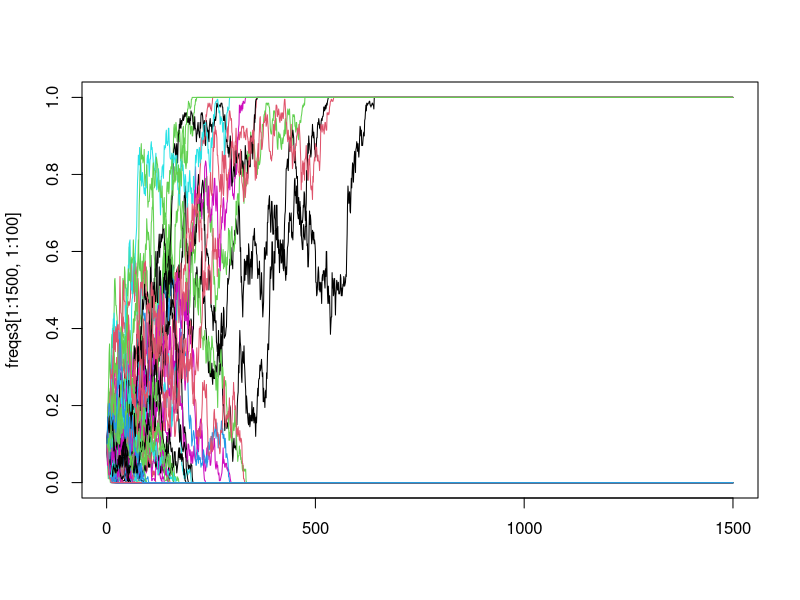
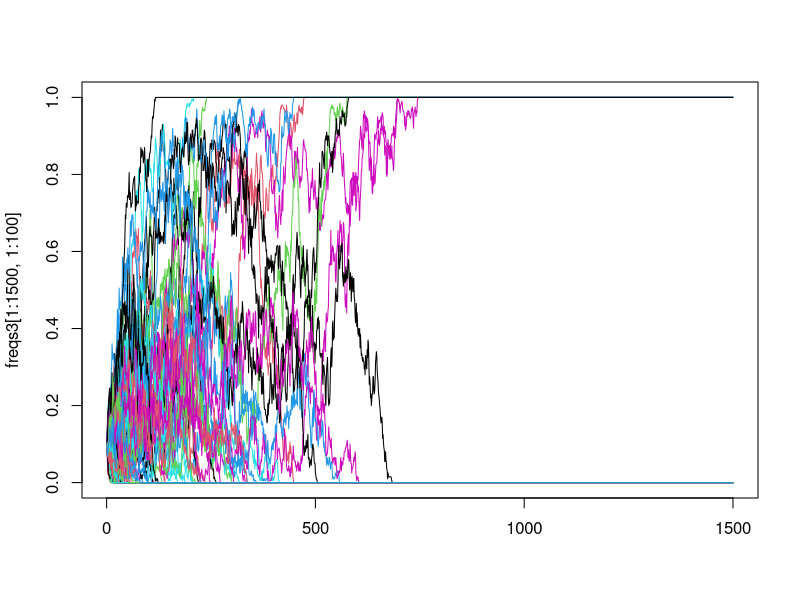
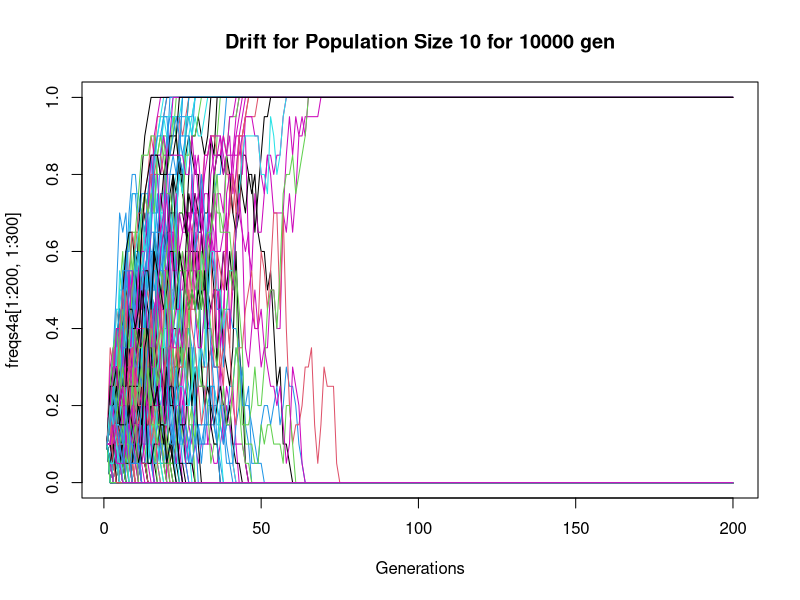
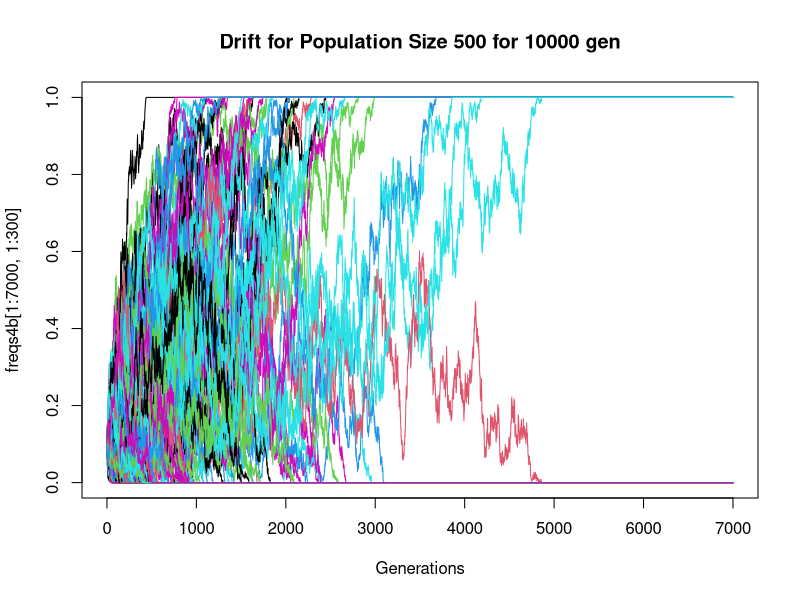
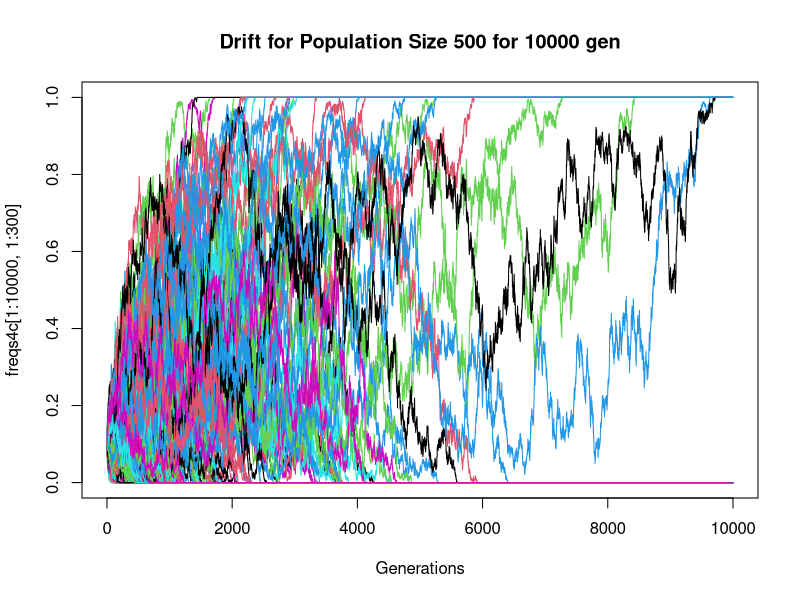

Source code (R) for these figures, in order:
#M200A GENETIC DRIFT EXERCISES,Dr. Kirk Lohmueller, Fall 2015
#Hayley Stansell
#
#
getwd()
#
?rbinom
rbinom(3,10,0.1)
#3 random vars from a binom dist. 1st draw = 1/10 success, 2nd = 2/10 success, 3rd = 0/10 success
#[1] 1 2 0
rbinom
#just the function w/ nothing returns a summary of rbinom
#
#
########################################################################################EXERCISE ONE###################
#
#What is the expected number of successes in a sample of size 10 from the binomial dist. with probability of success p=0.1? 
#First, figure this out analytically based on the formulas from class. 
#Second, write a simulation in R to confirm this. 
#
#1)Based on probability p=0.1 (1 in 10 is a success), I would expect to see approximately one success in 10 draws. 
#2)
rbinom(10, 5, 0.1)
#[1] 1 0 0 1 2 0 1 2 0 1
#[1] 0 0 2 0 1 1 0 1 0 1
rbinom(10, 1, 0.1)
#[1] 0 0 0 0 0 0 0 0 0 0
#[1] 0 0 0 0 0 0 1 0 0 0

#################################################################

#simulate genetic drift
#
#p= allele freq (at t)
#N= pop size (number of diploid individs, or number of c-somes in pop)----HERE = number of diploid individs (so, pop has 2N csomes)
#
p<- 0.1
N<- 10
count<- rbinom(1,2*N, p)
count
#[1] 2
count/(2*N)
#[1] 0.1
#
#####################################################################################EXERCISE TWO#######################
#
#Write an R-function that simulates T generations of genetic drift for L independent SNPs. 
#Keep track of allele freq's of each of the L-SNPs in each of the T-generations. 
#All SNPs should start in the initial generation at frequency "p"
#
#Hint: Initialize a matrix to keep track of the freqs in each generation:
# T<- 5 
# L<- 3
# freqs<- matrix(nrow=T,ncol=L) #sets up framework for matrix to get allel freqs each generation.
#                                 each ROW is a generation, each COLUMN is a SNP
#Hint: First row of this matrix can/should have the initial allele frequency (p). 
#       Write a loop that will iterate through each generation and perform binom sampling.
#
T<- 8
L<- 3
freqs<- matrix(nrow = T, ncol = L)
freqs
#success!
#saying that pInitial(or pPrev)=0.25, N(size)=100 individuals, n(aka L)= 3 indept. SNPs
#so, pCurrent= count/(2N), and count= rbinom(3, 2*100, pPrev) for each. pCurrent becomes pPrev each new generation
#pPrev is all SNPs having p of 0.25
freqs[1,]<-0.25
freqs[1,]
N<-100
for(i in 2:T){
  count<- rbinom(L,2*N, freqs[(i-1),])
  freqNew<-(count/(2*N))
  freqs[i,]<-freqNew
}
freqs
#[,1]  [,2]  [,3]
#[1,] 0.250 0.250 0.250
#[2,] 0.295 0.280 0.265
#[3,] 0.310 0.300 0.275
#[4,] 0.270 0.370 0.235
#[5,] 0.305 0.365 0.230
#[6,] 0.405 0.350 0.210
#[7,] 0.475 0.310 0.250
#[8,] 0.510 0.260 0.285
#
#
#############################################################################################EXERCISE THREE###################
#
#Use the function just written to simulate drift with these parameters:
N<-100
L<-1000
T<-10000
p<-0.1
#
#
freqs3<- matrix(nrow = T, ncol = L)
freqs3
#success!
#saying that pInitial(or pPrev)=0.25, N(size)=100 individuals, n(aka L)= 3 indept. SNPs
#so, pCurrent= count/(2N), and count= rbinom(3, 2*100, pPrev) for each. pCurrent becomes pPrev each new generation
#pPrev is all SNPs having p of 0.25
freqs3[1,]<-0.1 #this is the pPrev(pInitial)
freqs3[1,]
for(i in 2:T){
  count<- rbinom(L,2*N, freqs3[(i-1),])
  freqNew3<-(count/(2*N))
  freqs3[i,]<-freqNew3
}
freqs3
#Success!!!
#data matrix too big to just paste here
#
#
#
###################################a) How many SNPs(L=1000) @ T=10,000 are at freq 0?
#   row=T, so at [10,000,], values = 0 --- L=0 at that point
?sum
?frequency
#frequency of zeros at [10000, ], freq that L's are zero
########################### == ----says if X == # ...if x equal to a number. So, X == 0, "tests" include < , > , and ==
sum(freqs3[10000, ] == 0) 
#[1] 906
#success!!
###################################b) How many are at frequency 1?
sum(freqs3[10000, ] == 1) 
#[1] 94
###################################c) Does this value agree with theoretical prediction for prob of fixation of a neutral?
#Yes, this supports the idea that as time progresses, a given allele will either drop out of existence 
#or become present across the whole population...becoming "fixed". 
#
#
###################################d) Make a plot of freq. trajectories for 100 SNPs. 
# 100 columns all rows .... freqs3[10000,100]
# x is 0-10000, y is 0-1
#try a small number freqs3[1000,5]

matplot(freqs3 [1:1500, 1:100], type= "l", lty = 1)
#
#
##################################dcontinued) repeat, but change p to 0.6 
N<-100
L<-1000
T<-10000
p<-0.6
#
#
freqs3<- matrix(nrow = T, ncol = L)
freqs3
#success!
#saying that pInitial(or pPrev)=0.25, N(size)=100 individuals, n(aka L)= 3 indept. SNPs
#so, pCurrent= count/(2N), and count= rbinom(3, 2*100, pPrev) for each. pCurrent becomes pPrev each new generation
#pPrev is all SNPs having p of 0.25
freqs3[1,]<-0.1 #this is the pPrev(pInitial)
freqs3[1,]
for(i in 2:T){
  count<- rbinom(L,2*N, freqs3[(i-1),])
  freqNew3<-(count/(2*N))
  freqs3[i,]<-freqNew3
}
matplot(freqs3 [1:1500, 1:100], type= "l", lty = 1)
#success
#
##################################e) How many of the 1000 SNPs are at freq 0 at T = 10000
sum(freqs3[10000, ] == 0) 
#[1] 892
##################################f) How many are at freq 1 at T = 10000
sum(freqs3[10000, ] == 1)
#[1] 108
#################################g) Does this agree with the theoretical prediction for fixation?
#Like the previous simulation, I think this agrees with the idea of fixation for a neutral allele, 
#as most of the frequencies have shifted to frequency of 0. The result is not as extreme as it was for p = 0.1
#As p approaches 0.5, transmission of alleles becomes more of a random-chance situation, so time to fixation (or probability
#of fixation) becomes longer (as the probability decreases).
#
#
#
#
#
######################################################################################EXERCISE FOUR#######################
#try using mfrow...... par (mfrow = )
#
#repeat simulation, with N=10, 500, 1000 . p = 0.1, L = 1000, T = 10000
#
#
# Make population N = 10
N<-10
L<-1000
T<-10000
p<-0.1
#
#
freqs4a<- matrix(nrow = T, ncol = L)
freqs4a
freqs4a[1,]<-0.1 #this is the pPrev(pInitial)
freqs4a[1,]
for(i in 2:T){
  count<- rbinom(L,2*N, freqs4a[(i-1),])
  freqNew4a<-(count/(2*N))
  freqs4a[i,]<-freqNew4a
}
#success! 4a
#plot 4a
matplot(freqs4a [1:200, 1:300], type= "l", lty = 1, main = "Drift for Population Size 10 for 10000 gen", xlab = "Generations")
#SUCCESS
#
#
#Make population N= 500
N<-500
L<-1000
T<-10000
p<-0.1
#
#
freqs4b<- matrix(nrow = T, ncol = L)
freqs4b
freqs4b[1,]<-0.1 #this is the pPrev(pInitial)
freqs4b[1,]
for(i in 2:T){
  count<- rbinom(L,2*N, freqs4b[(i-1),])
  freqNew4b<-(count/(2*N))
  freqs4b[i,]<-freqNew4b
}
#success! 4b
#plot 4b
matplot(freqs4b [1:7000, 1:300], type= "l", lty = 1, main = "Drift for Population Size 500 for 10000 gen", xlab = "Generations")
#SUCCESS
#
#
#Make population N= 1000
N<-1000
L<-1000
T<-10000
p<-0.1
#
#
freqs4c<- matrix(nrow = T, ncol = L)
freqs4c
freqs4c[1,]<-0.1 #this is the pPrev(pInitial)
freqs4c[1,]
for(i in 2:T){
  count<- rbinom(L,2*N, freqs4c[(i-1),])
  freqNew4c<-(count/(2*N))
  freqs4c[i,]<-freqNew4c
}
#success! 4c
#plot 4c
matplot(freqs4c [1:10000, 1:300], type= "l", lty = 1, main = "Drift for Population Size 500 for 10000 gen", xlab = "Generations")
#SUCCESS!
#
#
#
#############################################b) Based on the plots, how does pop. size affect allele freq. change?
# The larger a population size is, the longer it takes for alleles to become fixed at either frequency 1 or frequency zero. 
#

#############################################c) For each pop. size, in what proportion of simulation replicates
# did the derived allele become fixed by the end of the simulation?
# From the plots, it seems that more replicates became fixed at the derived allele in populations of larger size. Among all populations
# it appears that for many replicates that drop to zero, they do so quickly. However, when comparing calcuated proportions, 
# the relative proportions of fixed vs lost (or fixed at 1, 0) alleles seem to be the same.

#############################################d) How is this probability affected by the pop. size?
# The probability of fixation for the derived allele seems to decrease with increase in population size. Given that 
# for a population of 1000, the number of alleles fixed at 1 or 0 was essentially equivalent for the number in a pop. of 100, 
# it appears that while the relative proportion of fixed vs lost alleles is the same - in the larger population, the overall
# number of alleles which are fixed *in the first place* at a given time is an order of magnitude less. 

#############################################e) How does this prob. of fixation estimated from the simulations match
#with the theoretical prediction?
# This appears to fit with theory, in that large populations tend to maintain greater allelic diversity through time, while
# small populations are much more prone to having alleles become fixed or loss due to the course of neutral genetic drift. 
# 
#FROM EXERCISE 3: (N= 100)
sum(freqs3[10000, ] == 0) 
#[1] 892
sum(freqs3[10000, ] == 1)
#[1] 108
#FROM EXERCISE 4: (N= 1000)
sum(freqs4c[10000, ] == 0)
#[1] 891
sum(freqs4c[10000, ] == 1)
#[1] 107